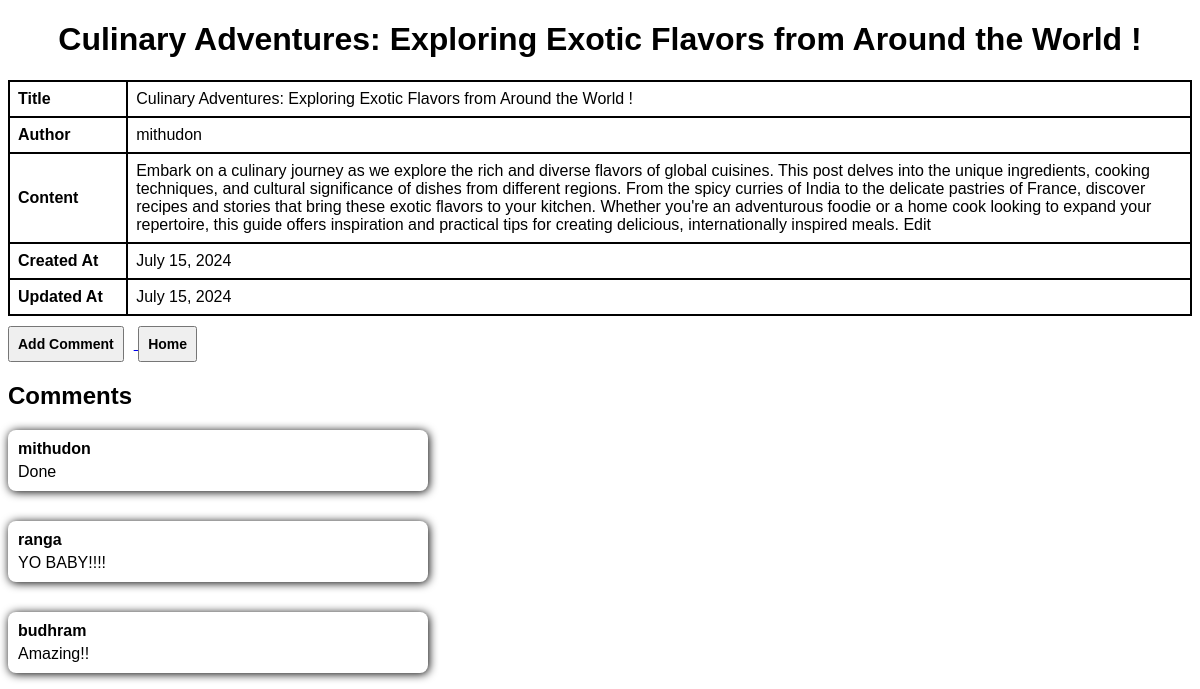
The app's page /blog/2/ with its own data.
### blogapp/models.py (models this page shows, shortened)
class Post(models.Model):
    title = models.CharField(max_length=100)
    author = models.CharField(max_length=30, default='sameer')
    description = models.TextField()
    created_at = models.DateField(auto_now_add=True)
    updated_at = models.DateField(auto_now=True)
    comments = models.JSONField(default=list, blank=True)

### blogapp/views.py (the view)
# urls.py: path('blog/<int:id>/', views.showBlogDetails, name='details'),
def showBlogDetails(request, id):
    post = get_object_or_404(Post, pk=id)
    return render(request, 'details.html', {'post': post})

### templates/details.html (shortened to what this page needs)
{% extends "index.html" %}
{% load static %}
{% block style %}
    <link rel="stylesheet" href="{% static "css/details.css" %}">
{% endblock %}
{% block h1 %}
    <h1>{{post.title}}</h1>
{% endblock %}
{% block content %}
    <div>
        <table>
            <tbody>
                <tr>
                    <td class='th'>Title</td>
                    <td>{{post.title}}</td>
                </tr>
                <tr>
                    <td class='th'>Author</td>
                    <td>{{post.author}}</td>
                </tr>
                <tr>
                    <td class='th'>Content</td>
                    <td>{{post.description}}</td>
                </tr>
                <tr>
                    <td class='th'>Created At</td>
                    <td>{{post.created_at}}</td>
                </tr>
                <tr>
                    <td class='th'>Updated At</td>
                    <td>{{post.updated_at}}</td>
                </tr>
            </tbody>
        </table>
        <div class='comment-section'>
            <a href="{% url 'add_comment' post.id %}">
                <button>Add Comment</button>
            </a>
            <a href="{% url 'bloglist'%}">
                <button>Home</button>
            </a>
            <h2>Comments</h2>
            <div class='comments'>
                {% for comment in post.comments %}
                    <div class='comment-box'>
                        <div class='com-author'>{{comment.author}}</div>
                        <div class='com-itself'>{{comment.content}}</div>
                    </div>
                {% endfor %}
            </div>
        </div>
    </div>
{% endblock %}

### static/css/details.css (style rules this page uses)
table { width: 100%; border-collapse: collapse }
th, td { border: 2px solid black; padding: 8px; text-align: left; }
.th { font-weight: bold; width: 10%; }
button { font-size: 14px; cursor: pointer; font-weight: bold; padding: 8px; margin-right: 10px; margin-top: 10px; }
.com-author { font-weight: bold; margin-bottom: 5px; }
.comments { display: flex; flex-wrap: wrap; gap: 30px; width: 400px; }
.comment-box { box-shadow: 1px 1px 10px black; border-radius: 8px; padding: 10px; }
.com-itself { width: 400px; }

### static/css/index.css (style rules this page uses)
body { font-family: sans-serif; }
h1 { text-align: center; }

### records on screen
Post: title "Culinary Adventures: Exploring Exotic Flavors from Around the World !", author "mithudon", description "Embark on a culinary journey as we explore the rich and diverse flavors of global cuisines. This post delves into the unique ingredients, cooking techniques, and cultural significance of dishes from different regions. From the spicy curries of India to the delicate pastries of France, discover recipes and stories that bring these exotic flavors to your kitchen. Whether you're an adventurous foodie or a home cook looking to expand your repertoire, this guide offers inspiration and practical tips for creating delicious, internationally inspired meals. Edit", created_at "July 15, 2024", updated_at "July 15, 2024"

### other values on screen
{{ comment.author }} "mithudon" "ranga" "budhram"
{{ comment.content }} "Done" "YO BABY!!!!" "Amazing!!"
